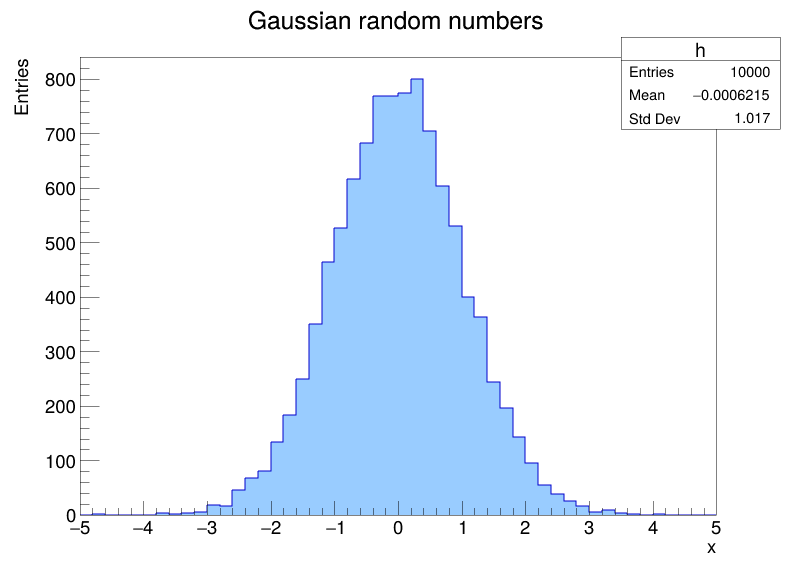
#> input picture macros/ch03_histograms/hist_basic.png, 1592 x 1144 px, given as the content of the folder ../macros/ch03_histograms/hist_basic.png, which was not available (shown at 1/2 size)
$ python contact_sheet.py ../macros/ch03_histograms/hist_basic.png ../macros/ch03_histograms/hist_compare.png 5 5
#> lines starting #> are read from the running program, lines starting #| are printed output that depends on the picture
#!/usr/bin/env python3
"""Make contact sheets (grids of page thumbnails) from PNG pages, for proof-reading."""
import sys, glob, os
from PIL import Image

src, out_prefix, cols, rows = sys.argv[1], sys.argv[2], int(sys.argv[3]), int(sys.argv[4])
pages = sorted(glob.glob(os.path.join(src, "*.png")))
per = cols * rows
for k in range(0, len(pages), per):
    imgs = [Image.open(p) for p in pages[k:k + per]]
#> imgs = 1 item
    w, h = imgs[0].size
#> w = 1592; h = 1144
    sheet = Image.new("RGB", (cols * w, rows * h), "white")
#> sheet: PIL image 7960x5720 RGB; every value is 255
    for i, im in enumerate(imgs):
        sheet.paste(im, ((i % cols) * w, (i // cols) * h))
#> this loop made 1 pass
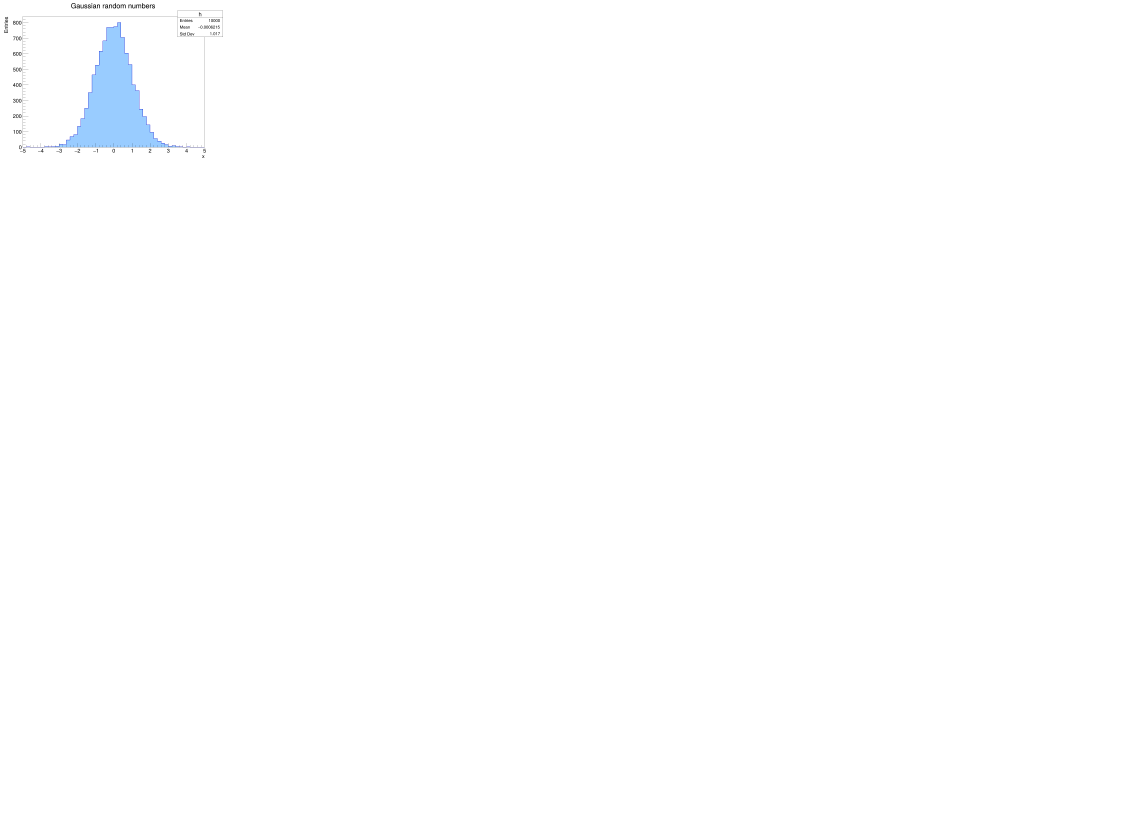
#> sheet: PIL image 7960x5720 RGB (shown at 1/7 size); mean R, G, B 254.2, 254.5, 254.9
    name = f"{out_prefix}_{k // per + 1:02d}.png"
    sheet.save(name)
    print(name, f"pages {k+1}-{k+len(imgs)}")
#| ../macros/ch03_histograms/hist_compare.png_01.png pages 1-1

$ run again, on macros/ch03_histograms/hist_compare.png
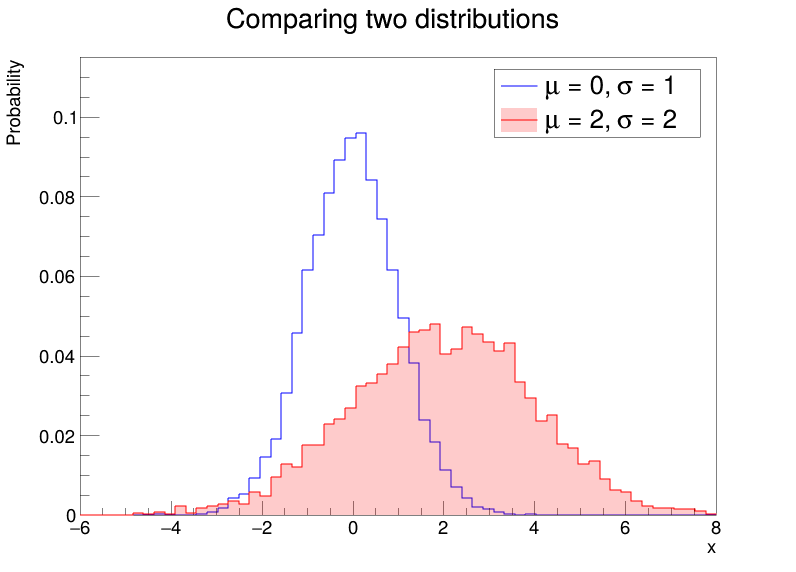
#> input picture macros/ch03_histograms/hist_compare.png, 1592 x 1144 px, given as the content of the folder ../macros/ch03_histograms/hist_compare.png, which was not available (shown at 1/2 size)
#> imgs = 1 item
#> the loop `for i, im in enumerate(imgs):` made 1 pass
#> after the loop `for i, im in enumerate(imgs):`:
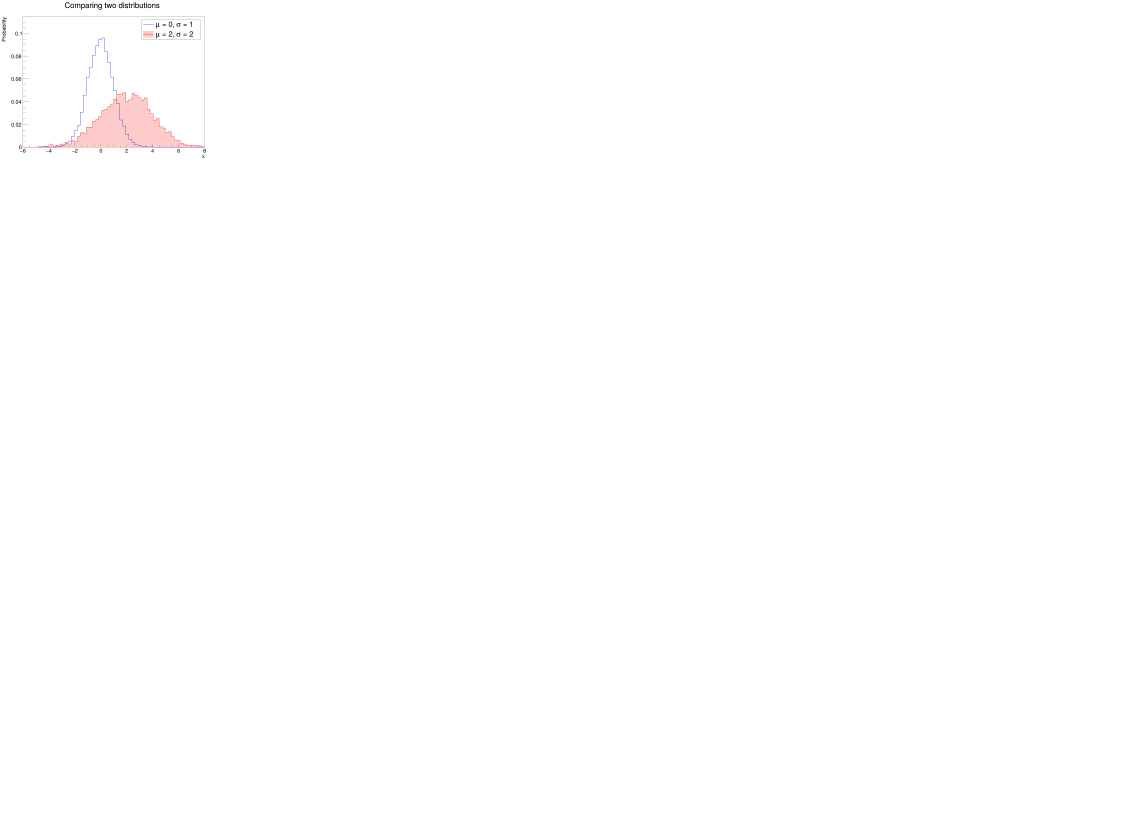
#> sheet: PIL image 7960x5720 RGB (shown at 1/7 size); mean R, G, B 254.8, 254.6, 254.6
#| ../macros/ch03_histograms/hist_compare.png_01.png pages 1-1

$ run again, on macros/ch03_histograms/hist_operations.png
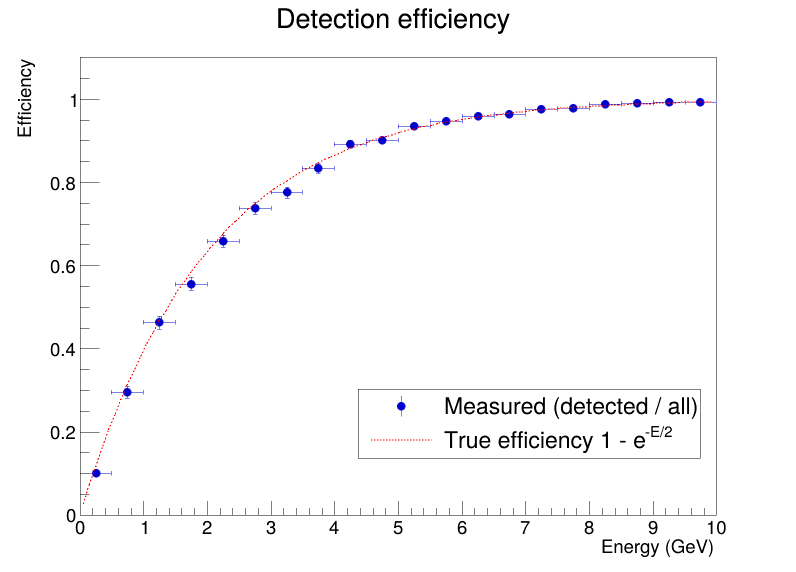
#> input picture macros/ch03_histograms/hist_operations.png, 1592 x 1144 px, given as the content of the folder ../macros/ch03_histograms/hist_operations.png, which was not available (shown at 1/2 size)
#> imgs = 1 item
#> the loop `for i, im in enumerate(imgs):` made 1 pass
#> after the loop `for i, im in enumerate(imgs):`:
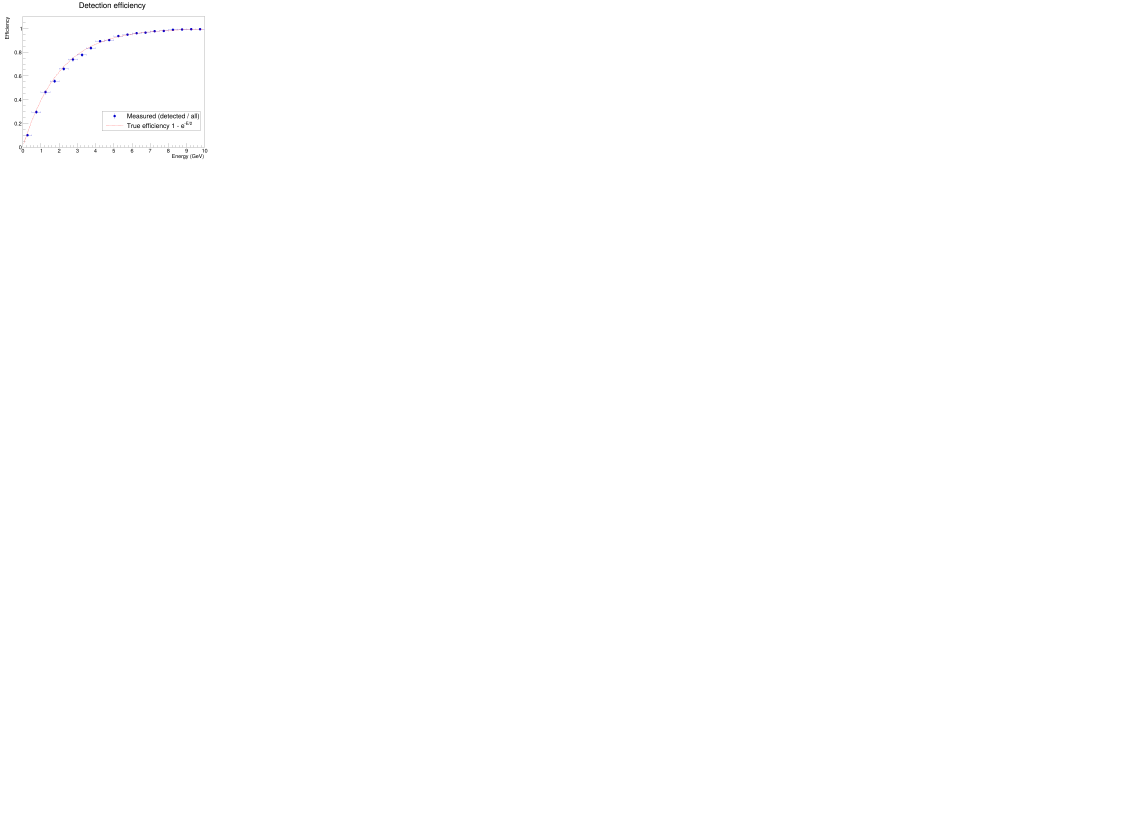
#> sheet: PIL image 7960x5720 RGB (shown at 1/7 size); mean R, G, B 254.8, 254.8, 254.8
#| ../macros/ch03_histograms/hist_operations.png_01.png pages 1-1
